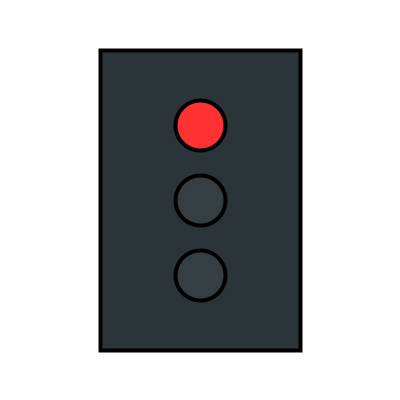
Frame 1 (no input)
Frame 60 (the mouse pressed at the canvas centre just before this capture): identical to frame 1, image omitted
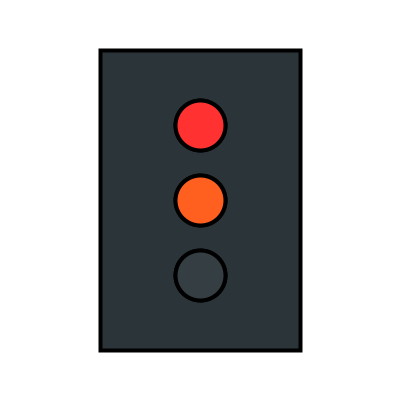
Frame 120 (the mouse held since frame 60 and released just before this capture)

The Processing sketch that drew these frames (run headless with seeded random() and noise(); from frame 60 on, the mouse is pressed at the canvas centre):

// Processing sketch: Task_6
// ── Task_6.pde
//-----------Task 6-----------//

//6.a-6.e

color redLight = color(255, 49, 49);
color orangeLight = color(255, 95, 31);
color greenLight = color(15, 255, 80);
color lightOff = color(53, 62, 67);


void setup() {
  size(400, 400);
  background(255);
  fill(43, 52, 57);
  strokeWeight(4);
  rect(100, 50, 200, 300);
}


void draw() {

  switch(frameCount%400) {
    //Her aktiveres det røde lys
    case(1):
    trafficLights(redLight, lightOff, lightOff);
    break;

    //Her aktiveres både det røde og det orange lys
    case(100):
    trafficLights(redLight, orangeLight, lightOff);
    break;

    //Her aktiveres det grønne lys
    case(200):
    trafficLights(lightOff, lightOff, greenLight);
    break;

    //Her aktiveres det orange lys alene før der skiftes til rødt
    case(300):
    trafficLights(lightOff, orangeLight, lightOff);
    break;
  }
}

void trafficLights(color top, color middle, color bottom) {
  //Her defineres det røde lys
  fill(top);
  ellipse(200, 125, 50, 50);
  //Her defineres det orange lys
  fill(middle);
  ellipse(200, 200, 50, 50);
  //Her defineres det grønne lys
  fill(bottom);
  ellipse(200, 275, 50, 50);
}
